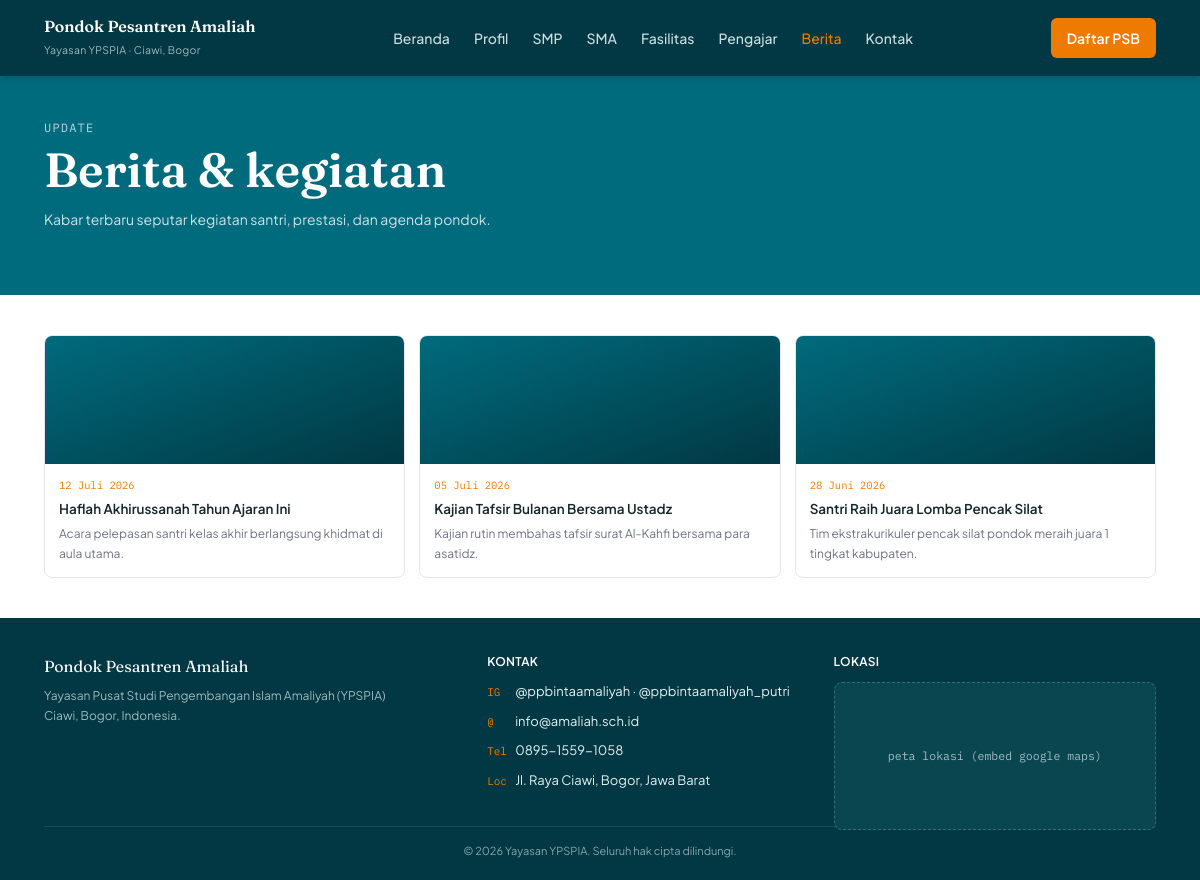
Screenshot of /pages/berita.php with the database file from the repository.
### tables this page shows
CREATE TABLE berita (
    id INT AUTO_INCREMENT PRIMARY KEY,
    judul VARCHAR(200) NOT NULL,
    slug VARCHAR(220) UNIQUE NOT NULL,
    ringkasan TEXT,
    isi TEXT,
    gambar VARCHAR(255) DEFAULT NULL,
    tanggal DATE NOT NULL,
    status ENUM('draft','publish') DEFAULT 'publish',
    created_at TIMESTAMP DEFAULT CURRENT_TIMESTAMP
);

### includes/functions.php (called while the page is built, shortened)
<?php
function e($string) {
    return htmlspecialchars($string ?? '', ENT_QUOTES, 'UTF-8');
}
function tanggal_indo($tanggal) {
    $bulan = [
        1=>'Januari',2=>'Februari',3=>'Maret',4=>'April',5=>'Mei',6=>'Juni',
        7=>'Juli',8=>'Agustus',9=>'September',10=>'Oktober',11=>'November',12=>'Desember'
    ];
    $ts = strtotime($tanggal);
    return date('d', $ts) . ' ' . $bulan[(int)date('n', $ts)] . ' ' . date('Y', $ts);
}

### pages/berita.php (the view, shortened to what this page needs)
<?php
require_once __DIR__ . '/../includes/config.php';
require_once __DIR__ . '/../includes/functions.php';
$berita = $pdo->query("SELECT * FROM berita WHERE status='publish' ORDER BY tanggal DESC")->fetchAll(PDO::FETCH_ASSOC);
include __DIR__ . '/../includes/header.php';
?>
<section class="hero" data-aos="fade-in" style="padding-bottom:40px;">
  <div class="hero-inner">
    <div class="hero-eyebrow">Update</div>
    <h1>Berita &amp; kegiatan</h1>
    <p>Kabar terbaru seputar kegiatan santri, prestasi, dan agenda pondok.</p>
  </div>
</section>
<section class="section">
  <div class="container">
    <div class="berita-grid">
      <?php if (empty($berita)): ?>
        <p class="desc">Belum ada berita.</p>
      <?php else: foreach ($berita as $b): ?>
        <a href="<?= BASE_URL ?>/pages/berita-detail.php?slug=<?= e($b['slug']) ?>" class="berita-card" data-aos="fade-up">
          <div class="berita-thumb" style="<?= $b['gambar'] ? "background-image:url('" . BASE_URL . "/assets/img/berita/{$b['gambar']}'); background-size:cover;" : '' ?>"></div>
          <div class="berita-body">
            <div class="berita-date"><?= tanggal_indo($b['tanggal']) ?></div>
            <div class="berita-title"><?= e($b['judul']) ?></div>
            <div class="berita-ringkasan"><?= e($b['ringkasan']) ?></div>
          </div>
        </a>
      <?php endforeach; endif; ?>
    </div>
  </div>
</section>
<?php include __DIR__ . '/../includes/footer.php'; ?>

### rows the page displays
berita: tanggal "12 Juli 2026", judul "Haflah Akhirussanah Tahun Ajaran Ini", ringkasan "Acara pelepasan santri kelas akhir berlangsung khidmat di aula utama."
berita: tanggal "05 Juli 2026", judul "Kajian Tafsir Bulanan Bersama Ustadz", ringkasan "Kajian rutin membahas tafsir surat Al-Kahfi bersama para asatidz."
berita: tanggal "28 Juni 2026", judul "Santri Raih Juara Lomba Pencak Silat", ringkasan "Tim ekstrakurikuler pencak silat pondok meraih juara 1 tingkat kabupaten."

### other values shown
$site['yayasan'] "Yayasan Pusat Studi Pengembangan Islam Amaliyah (YPSPIA)"
$site['ig_putra'] "@ppbintaamaliyah"
$site['ig_putri'] "@ppbintaamaliyah_putri"
$site['email'] "info@amaliah.sch.id"
$site['telepon'] "0895-1559-1058"
$site['alamat'] "Jl. Raya Ciawi, Bogor, Jawa Barat"
